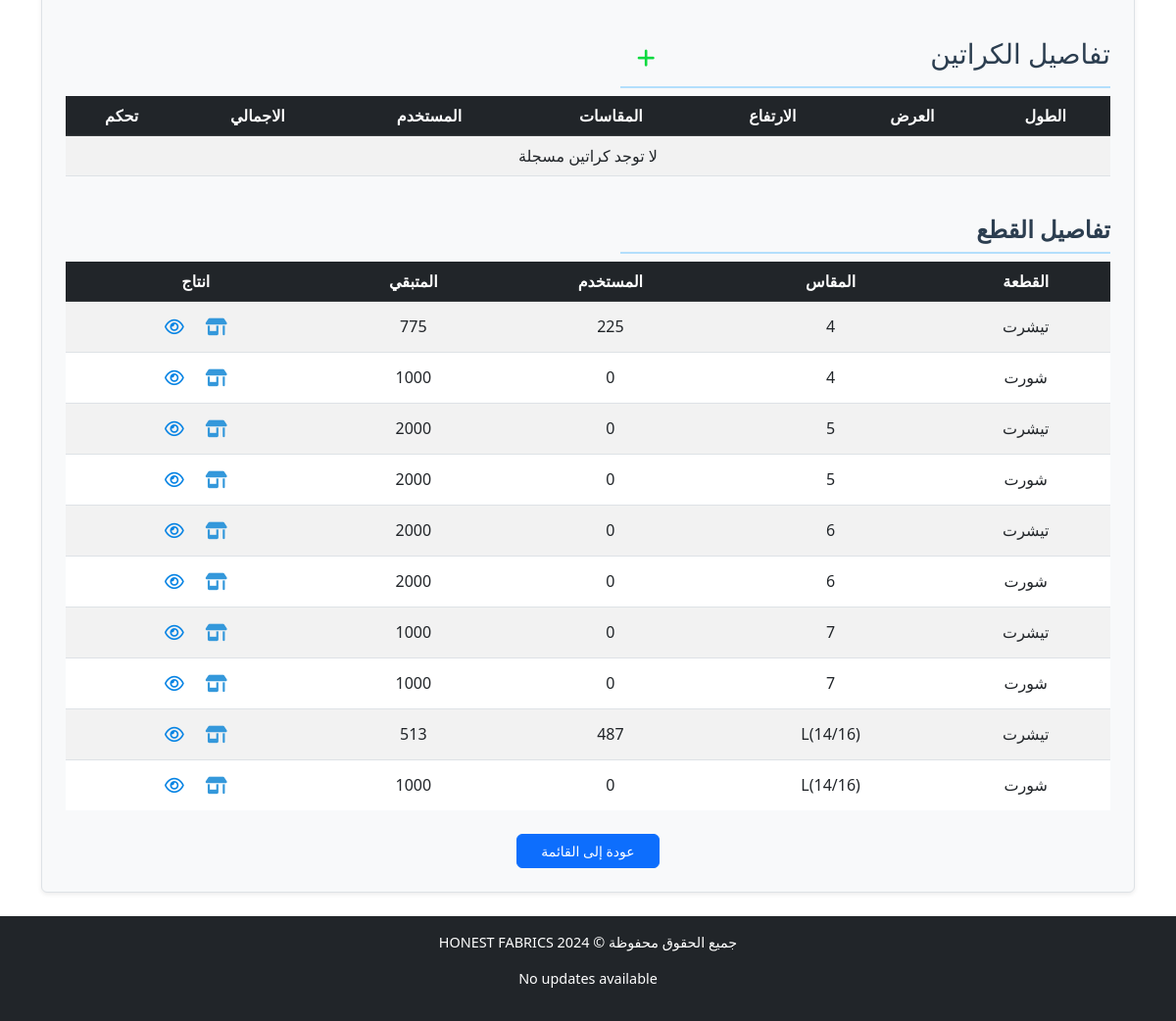
The app's page /production/model/15/ (lower part), older data.
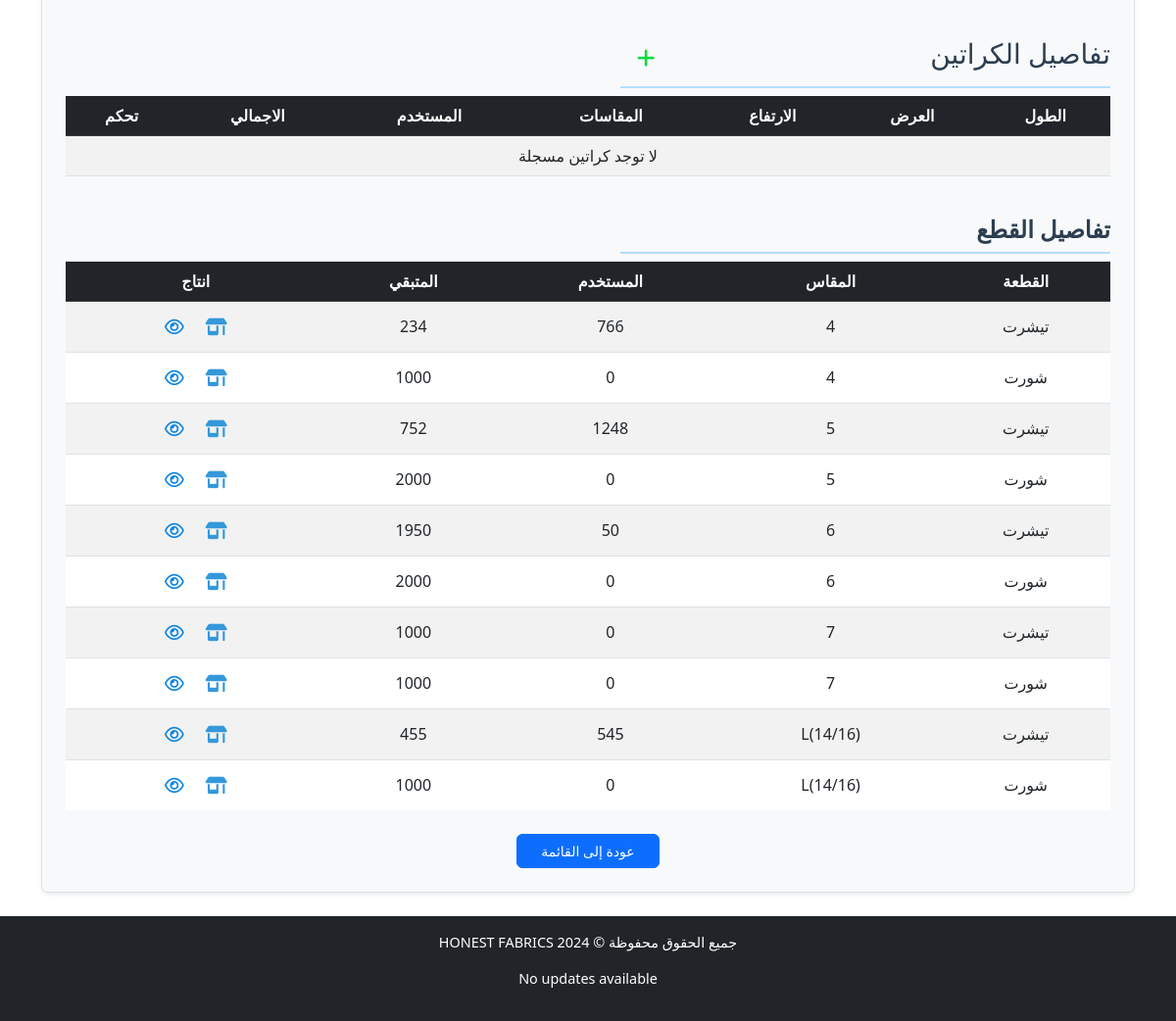
The same page, newer data.
### production/models.py (models this page shows, shortened)
class Piece(models.Model):
    model = models.ForeignKey(Model, verbose_name="الموديل", on_delete=models.CASCADE, related_name="pieces")
    type = models.CharField(max_length=50, verbose_name="النوع", blank=True)
    size = models.CharField(max_length=50, verbose_name="المقاس", blank=True)
    available_amount = models.IntegerField(verbose_name="الكمية المتبقية", blank=True, default=0)
    used_amount = models.IntegerField(verbose_name="الكمية المستخدمة", default=0, blank=True)
    class Meta:
        ordering = ['size', 'type']

### production/views.py (the view)
# urls.py: path('model/<int:pk>/', ModelDetailView.as_view(), name='model_detail_view'),
class ModelDetailView(DetailView):
    model = Model
    template_name = "production/detail_model.html"
    context_object_name = "model"
    def get_context_data(self, **kwargs):
        context = super().get_context_data(**kwargs)
        model = self.get_object()
        context['total_Dozens'] = int(model.get_total_sizes_pieces() / 12)
        return context

### production/models.py (called while the page is built)
    def get_total_available_carton(self):
        return int(SizeAmount.objects.filter(model=self).aggregate(
            total_cartons=Sum(Cast(F('amount'), FloatField()) / Cast(F('Packing_per_carton'), FloatField()))
        )['total_cartons'] or 0)

    def get_total_sizes_pieces(self):
        return self.size_amounts.aggregate(total=Sum('amount'))['total'] or 0

### production/templatetags/math_filters.py (called while the page is built)
@register.filter
def divide(value, divisor):
    try:
        return round(value / divisor)  # Round to 2 decimal places
    except (TypeError, ZeroDivisionError):
        return "N/A"

### production/templates/production/detail_model.html (shortened to what the changed rows need)
{% extends "cloth/layout.html" %}
{% load math_filters %}
{% block body %}
    <div class="model-details container my-4 p-4 border rounded shadow-sm bg-light">
        <div class="section-title border-bottom-5 mb-2 d-flex justify-content-between align-items-center">
            <h2>تفاصيل الكراتين</h2>
        </div>
        <div style="overflow-x: auto; max-height: 70vh; position: relative;" class="table-responsive mb-4">
            <table id="size-table" class="table table-striped">
                <thead class="table-dark">
                    <tr>
                        <th style="position: sticky; top: 0;">الطول</th>
                        <th style="position: sticky; top: 0;">العرض</th>
                        <th style="position: sticky; top: 0;">الارتفاع</th>
                        <th style="position: sticky; top: 0;">المقاسات</th>
                        <th style="position: sticky; top: 0;">المستخدم</th>
                        <th style="position: sticky; top: 0;">الاجمالي</th>
                        <th style="position: sticky; top: 0;">تحكم</th>
                    </tr>
                </thead>
            </table>
        </div>
        <div style="overflow-x: auto; max-height: 70vh; position: relative;" class="table-responsive mb-4">
            <table id="pieces-table" class="table table-striped">
                <thead class="table-dark">
                    <tr>
                        <th style="position: sticky; top: 0;">القطعة</th>
                        <th style="position: sticky; top: 0;">المقاس</th>
                        <th style="position: sticky; top: 0;">المستخدم</th>
                        <th style="position: sticky; top: 0;">المتبقي</th>
                        <th style="position: sticky; top: 0;">انتاج</th>
                    </tr>
                </thead>
                <tbody>
                    {% for piece in model.pieces.all %}
                    <tr>
                        <td>{{ piece.type }}</td>
                        <td>{{ piece.size }}</td>
                        <td>{{ piece.used_amount }}</td>
                        <td>{{ piece.available_amount }}</td>
                        <td>
                            <a class="px-2 btn" href="{% url 'productionpiece_add' piece.id %}">
                            </a>
                            <a class="px-2 btn" href="{% url 'production_list_view' %}?model_number={{model.model_number}}&type={{piece.type}}&size={{piece.size}}">
                            </a>
                        </td>
                    </tr>
                    {% empty %}
                    <tr>
                        <td colspan="5" class="text-center">لا توجد قطع مسجلة</td>
                    </tr>
                    {% endfor %}
                </tbody>
            </table>
        </div>
    </div>
{% endblock body %}

Row changes from the older to the newer data that the page shows:
changed Piece (number 1 of 10 on the later page): used_amount "225" → "766"; available_amount "775" → "234"
changed Piece (number 3 of 10 on the later page): used_amount "0" → "1248"; available_amount "2000" → "752"
changed Piece (number 5 of 10 on the later page): used_amount "0" → "50"; available_amount "2000" → "1950"
changed Piece (number 9 of 10 on the later page): used_amount "487" → "545"; available_amount "513" → "455"
